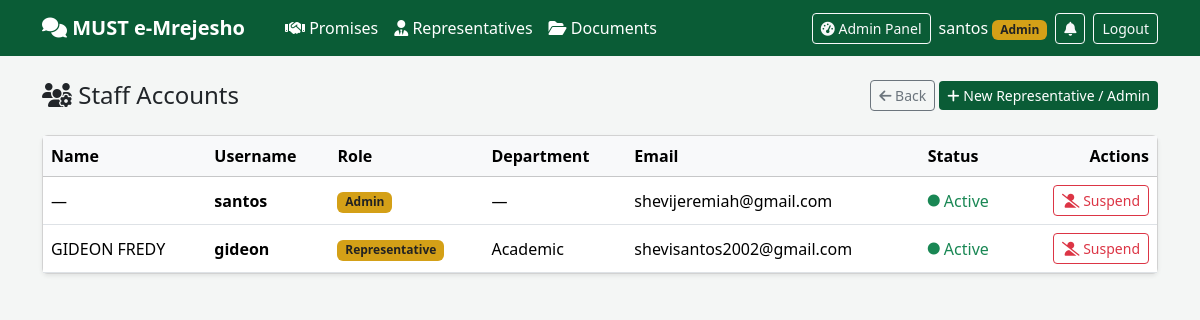
Screenshot of /adminpanel/users/ (signed in) with the database file from the repository.
### accounts/models.py (models this page shows, shortened)
class User(AbstractUser):
    class Role(models.TextChoices):
        STUDENT = "STUDENT", "Student"
        REPRESENTATIVE = "REPRESENTATIVE", "Representative"
        ADMIN = "ADMIN", "Admin"
    id = models.UUIDField(primary_key=True, default=uuid.uuid4, editable=False)
    role = models.CharField(max_length=20, choices=Role.choices, default=Role.STUDENT)
    registration_number = models.CharField(
        max_length=30, blank=True, null=True, unique=True,
        help_text="Student registration number or staff ID"
    )
    phone_number = models.CharField(max_length=20, blank=True, null=True)
    department = models.ForeignKey(
        "departments.Department", null=True, blank=True,
        on_delete=models.SET_NULL, related_name="staff_members",
        help_text="Required for Representative role"
    )
    is_active_staff = models.BooleanField(
        default=True, help_text="Toggle off to temporarily suspend a representative from receiving cases"
    )
    created_at = models.DateTimeField(auto_now_add=True)

### departments/models.py (models this page shows, shortened)
class Department(models.Model):
    id = models.UUIDField(primary_key=True, default=uuid.uuid4, editable=False)
    name = models.CharField(max_length=150, unique=True)
    code = models.CharField(max_length=15, unique=True, help_text="Short code e.g. ICT, HOSTEL, ACAD")
    description = models.TextField(blank=True)
    is_active = models.BooleanField(default=True)
    created_at = models.DateTimeField(auto_now_add=True)
    class Meta:
        ordering = ["name"]

### adminpanel/views.py (the view)
# urls.py: path("users/", views.user_list, name="user_list"),
@admin_required
def user_list(request):
    users = User.objects.exclude(role=User.Role.STUDENT).select_related("department").order_by("role", "username")
    return render(request, "adminpanel/user_list.html", {"users": users})

### templates/adminpanel/user_list.html (shortened to what this page needs)
{% extends "base.html" %}
{% block content %}
<div class="d-flex justify-content-between align-items-center mb-4">
    <h4 class="mb-0"><i class="fa-solid fa-users-cog"></i> Staff Accounts</h4>
    <div>
        <a href="{% url 'adminpanel:analytics' %}" class="btn btn-outline-secondary btn-sm"><i class="fa-solid fa-arrow-left"></i> Back</a>
        <a href="{% url 'adminpanel:representative_create' %}" class="btn btn-must btn-sm"><i class="fa-solid fa-plus"></i> New Representative / Admin</a>
    </div>
</div>
<div class="card shadow-sm">
    <div class="table-responsive">
        <table class="table table-hover mb-0 align-middle">
            <thead class="table-light">
                <tr>
                    <th>Name</th>
                    <th>Username</th>
                    <th>Role</th>
                    <th>Department</th>
                    <th>Email</th>
                    <th>Status</th>
                    <th class="text-end">Actions</th>
                </tr>
            </thead>
            <tbody>
                {% for u in users %}
                <tr>
                    <td>{{ u.get_full_name|default:"—" }}</td>
                    <td class="fw-semibold">{{ u.username }}</td>
                    <td><span class="badge badge-must">{{ u.get_role_display }}</span></td>
                    <td>{{ u.department.name|default:"—" }}</td>
                    <td>{{ u.email|default:"—" }}</td>
                    <td>
                        {% if u.is_active_staff %}
                            <span class="text-success"><i class="fa-solid fa-circle fa-xs"></i> Active</span>
                        {% else %}
                            <span class="text-muted"><i class="fa-solid fa-circle fa-xs"></i> Suspended</span>
                        {% endif %}
                    </td>
                    <td class="text-end">
                        <a href="{% url 'adminpanel:user_toggle' u.pk %}" class="btn btn-sm btn-outline-{% if u.is_active_staff %}danger{% else %}success{% endif %}"
                           onclick="return confirm('{% if u.is_active_staff %}Suspend{% else %}Reactivate{% endif %} {{ u.username }}?');">
                            {% if u.is_active_staff %}<i class="fa-solid fa-user-slash"></i> Suspend{% else %}<i class="fa-solid fa-user-check"></i> Reactivate{% endif %}
                        </a>
                    </td>
                </tr>
                {% empty %}
                <tr><td colspan="7" class="text-center text-muted py-4">No staff accounts yet.</td></tr>
                {% endfor %}
            </tbody>
        </table>
    </div>
</div>
{% endblock %}

### templates/base.html (shortened to what this page needs)
{% load static %}
<!DOCTYPE html>
<html lang="en">
<head>
    <link href="https://cdnjs.cloudflare.com/ajax/libs/bootstrap/5.3.3/css/bootstrap.min.css" rel="stylesheet">
    <link href="https://cdnjs.cloudflare.com/ajax/libs/font-awesome/6.5.1/css/all.min.css" rel="stylesheet">
</head>
<body>
    <nav class="navbar navbar-expand-lg navbar-dark navbar-must mb-4">
        <div class="container">
            <a class="navbar-brand fw-bold" href="{% url 'feedback:dashboard' %}">
                <i class="fa-solid fa-comments"></i> MUST e-Mrejesho
            </a>
            <div class="collapse navbar-collapse" id="mainNavbar">
                <ul class="navbar-nav me-auto mb-2 mb-lg-0 ms-lg-3">
                    <li class="nav-item">
                        <a class="nav-link py-1" href="{% url 'accountability:promise_dashboard' %}"><i class="fa-solid fa-handshake"></i> Promises</a>
                    </li>
                    <li class="nav-item">
                        <a class="nav-link py-1" href="{% url 'accountability:rep_list' %}"><i class="fa-solid fa-user-tie"></i> Representatives</a>
                    </li>
                    <li class="nav-item">
                        <a class="nav-link py-1" href="{% url 'accountability:document_list' %}"><i class="fa-solid fa-folder-open"></i> Documents</a>
                    </li>
                </ul>
                {% if user.is_authenticated %}
                <div class="d-flex align-items-center flex-wrap justify-content-lg-end gap-2 mt-3 mt-lg-0">
                    {% if user.role == "ADMIN" %}
                    <a href="{% url 'adminpanel:analytics' %}" class="btn btn-outline-light btn-sm">
                        <i class="fa-solid fa-gauge-high"></i> Admin Panel
                    </a>
                    {% endif %}
                    <span class="text-white">{{ user.get_full_name|default:user.username }} <span class="badge badge-must">{{ user.get_role_display }}</span></span>
                    <a href="{% url 'notifications:list' %}" class="btn btn-outline-light btn-sm position-relative">
                        <i class="fa-solid fa-bell"></i>
                    </a>
                    <form method="post" action="{% url 'accounts:logout' %}" class="d-inline m-0">
                        <button type="submit" class="btn btn-outline-light btn-sm">Logout</button>
                    </form>
                </div>
                {% endif %}
            </div>
        </div>
    </nav>
    <div class="container mb-5">
        {% block content %}{% endblock %}
    </div>
</body>
</html>

### templates/base.html (style rules this page uses)
:root { --must-green: #0a5c36; --must-gold: #d4a017; }
body { background: #f4f6f5; font-family: 'Segoe UI', sans-serif; }
.navbar-must { background: var(--must-green); }
.navbar-must .navbar-brand, .navbar-must .nav-link { color: #fff !important; }
.btn-must { background: var(--must-green); color: #fff; border: none; }
.badge-must { background: var(--must-gold); color: #222; }

### rows the page displays
User: get_full_name "santos", role "Admin", get_full_name "—", username "santos", department.name "—", email "shevijeremiah@gmail.com", is_active_staff True (drawn)
User: get_full_name "GIDEON FREDY", username "gideon", role "Representative", department.name "Academic", email "shevisantos2002@gmail.com", is_active_staff True (drawn)
